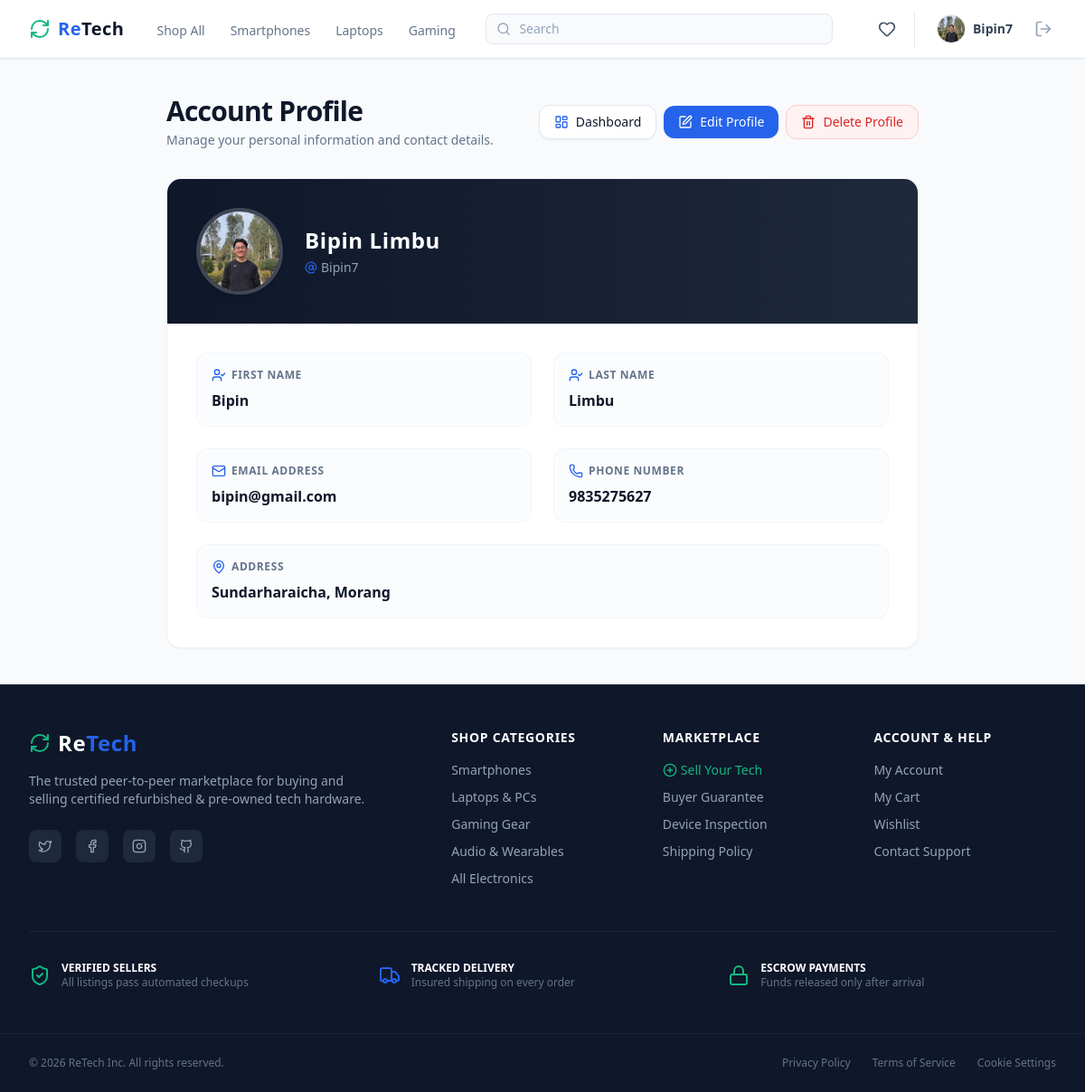
/profile/ (signed in), run on the app's committed database.
### rt_app/models.py (models this page shows, shortened)
class User(AbstractUser):
    phone = models.CharField(max_length=20, blank=True)
    address = models.TextField(blank=True)
    profile_picture = models.ImageField(upload_to='images/users/', blank=True, null=True)

### rt_app/views/profile_view.py (the view)
# urls.py: path('profile/', profile_view, name='profile'),
@login_required
def profile_view(request):
    return render(request, 'main/profile_page.html')

### rt_app/templates/main/profile_page.html (shortened to what this page needs)
<html>
<head>
    {% load static %}
    <link href="{% static 'css/styles.css' %}" rel="stylesheet" />
</head>
<body class="bg-[#F8FAFC] text-[#0F172A] antialiased min-h-screen flex flex-col justify-between">
    {% include 'components/_navbar.html' %}
    <main class="max-w-4xl mx-auto w-full px-4 sm:px-6 lg:px-8 py-10 flex-1 space-y-8">
        <div class="flex flex-col sm:flex-row sm:items-center justify-between gap-4">
            <div>
                <h1 class="text-3xl font-extrabold text-[#0F172A] tracking-tight">Account Profile</h1>
                <p class="text-sm text-[#64748B] mt-1">Manage your personal information and contact details.</p>
            </div>
            <div class="flex flex-wrap items-center gap-2">
                <a href="/dashboard/" class="inline-flex items-center gap-2 px-4 py-2 bg-white hover:bg-slate-50 text-[#0F172A] font-medium text-sm rounded-xl border border-slate-200 shadow-sm transition-colors">
                    <i data-lucide="layout-dashboard" class="w-4 h-4 text-[#2563EB]"></i> Dashboard
                </a>
                <a href="/profile/edit/" class="inline-flex items-center gap-2 px-4 py-2 bg-[#2563EB] hover:bg-blue-700 text-white font-medium text-sm rounded-xl shadow-sm transition-colors">
                    <i data-lucide="square-pen" class="w-4 h-4"></i> Edit Profile
                </a>
                {% if not user.is_staff %}
                    <a href="/profile/delete/{{ user.id }}/" class="inline-flex items-center gap-2 px-4 py-2 bg-red-50 hover:bg-red-100 text-red-600 font-medium text-sm rounded-xl border border-red-200 transition-colors">
                        <i data-lucide="trash-2" class="w-4 h-4"></i> Delete Profile
                    </a>
                {% endif %}
            </div>
        </div>
        <div class="bg-white rounded-2xl border border-slate-100 shadow-sm overflow-hidden">
            <div class="p-6 sm:p-8 bg-gradient-to-r from-slate-900 to-slate-800 text-white flex flex-col sm:flex-row items-center gap-6">
                <div class="relative shrink-0">
                    {% if user.profile_picture %}
                        <img src="{{ user.profile_picture.url }}" alt="{{ user.username }}" class="w-24 h-24 rounded-full object-cover border-4 border-white/20 shadow-md">
                    {% else %}
                        <div class="w-24 h-24 rounded-full bg-slate-700 border-4 border-white/20 flex items-center justify-center text-slate-300 shadow-md">
                            <i data-lucide="user" class="w-12 h-12"></i>
                        </div>
                    {% endif %}
                </div>
                <div class="text-center sm:text-left space-y-1 flex-1">
                    <h2 class="text-2xl font-bold tracking-wide">
                        {% if user.first_name or user.last_name %}
                            {{ user.first_name }} {{ user.last_name }}
                        {% else %}
                            {% if user.is_staff %}
                                Administrator
                            {% else %}
                                Anonymous User
                            {% endif %}
                        {% endif %}
                    </h2>
                    <p class="text-slate-400 text-sm flex items-center justify-center sm:justify-start gap-1">
                        <i data-lucide="at-sign" class="w-3.5 h-3.5 text-[#2563EB]"></i> {{ user.username }}
                    </p>
                </div>
            </div>
            <div class="p-6 sm:p-8 grid grid-cols-1 md:grid-cols-2 gap-6">
                <div class="space-y-1 p-4 rounded-xl bg-slate-50/50 border border-slate-100">
                    <p class="text-xs font-bold text-[#64748B] uppercase tracking-wider flex items-center gap-1.5">
                        <i data-lucide="user-check" class="w-4 h-4 text-[#2563EB]"></i> First Name
                    </p>
                    <p class="text-base font-semibold text-[#0F172A] pt-1">
                        {{ user.first_name|default:"Not provided" }}
                    </p>
                </div>
                <div class="space-y-1 p-4 rounded-xl bg-slate-50/50 border border-slate-100">
                    <p class="text-xs font-bold text-[#64748B] uppercase tracking-wider flex items-center gap-1.5">
                        <i data-lucide="user-check" class="w-4 h-4 text-[#2563EB]"></i> Last Name
                    </p>
                    <p class="text-base font-semibold text-[#0F172A] pt-1">
                        {{ user.last_name|default:"Not provided" }}
                    </p>
                </div>
                <div class="space-y-1 p-4 rounded-xl bg-slate-50/50 border border-slate-100">
                    <p class="text-xs font-bold text-[#64748B] uppercase tracking-wider flex items-center gap-1.5">
                        <i data-lucide="mail" class="w-4 h-4 text-[#2563EB]"></i> Email Address
                    </p>
                    <p class="text-base font-semibold text-[#0F172A] pt-1">
                        {{ user.email|default:"Not provided" }}
                    </p>
                </div>
                <div class="space-y-1 p-4 rounded-xl bg-slate-50/50 border border-slate-100">
                    <p class="text-xs font-bold text-[#64748B] uppercase tracking-wider flex items-center gap-1.5">
                        <i data-lucide="phone" class="w-4 h-4 text-[#2563EB]"></i> Phone Number
                    </p>
                    <p class="text-base font-semibold text-[#0F172A] pt-1">
                        {{ user.phone|default:"Not provided" }}
                    </p>
                </div>
                <div class="md:col-span-2 space-y-1 p-4 rounded-xl bg-slate-50/50 border border-slate-100">
                    <p class="text-xs font-bold text-[#64748B] uppercase tracking-wider flex items-center gap-1.5">
                        <i data-lucide="map-pin" class="w-4 h-4 text-[#2563EB]"></i> Address
                    </p>
                    <p class="text-base font-semibold text-[#0F172A] pt-1">
                        {{ user.address|default:"No address added yet." }}
                    </p>
                </div>
            </div>
        </div>
    </main>
    {% include 'components/_footer.html' %}
</body>
</html>

### rt_app/templates/components/_navbar.html (shortened to what this page needs)
{% load static %}
<nav class="bg-white border-b border-slate-200 sticky top-0 z-50 shadow-sm">
    <div class="max-w-7xl mx-auto px-4 sm:px-6 lg:px-8">
        <div class="flex justify-between h-16 items-center">
            <div class="flex items-center space-x-6">
                <a href="/" class="flex-shrink-0 flex items-center mr-2">
                    <i data-lucide="refresh-cw" class="text-[#10B981] mr-2 h-6 w-6"></i>
                    <span class="text-xl font-bold tracking-wide text-[#2563EB]">Re<span class="text-[#0F172A]">Tech</span></span>
                </a>
                <div class="hidden lg:flex space-x-5 font-medium">
                    <a href="/products/" class="{% if request.path == '/products/' and not request.GET.category %}text-[#2563EB] border-b-2 border-[#2563EB]{% else %}text-slate-500 hover:text-[#2563EB]{% endif %} px-1 pt-1 text-sm transition">Shop All</a>
                    <a href="/products/?category=smartphones" class="{% if request.GET.category == 'smartphones' %}text-[#2563EB] border-b-2 border-[#2563EB]{% else %}text-slate-500 hover:text-[#2563EB]{% endif %} px-1 pt-1 text-sm transition">Smartphones</a>
                    <a href="/products/?category=laptops" class="{% if request.GET.category == 'laptops' %}text-[#2563EB] border-b-2 border-[#2563EB]{% else %}text-slate-500 hover:text-[#2563EB]{% endif %} px-1 pt-1 text-sm transition">Laptops</a>
                    <a href="/products/?category=gaming" class="{% if request.GET.category == 'gaming' %}text-[#2563EB] border-b-2 border-[#2563EB]{% else %}text-slate-500 hover:text-[#2563EB]{% endif %} px-1 pt-1 text-sm transition">Gaming</a>
                </div>
            </div>
            <div class="hidden md:block flex-1 max-w-sm mx-4">
                <form action="/products/" method="GET" class="relative m-0">
                    <div class="absolute inset-y-0 left-0 pl-3 flex items-center pointer-events-none">
                    </div>
                    <input type="text" name="q" value="{{ request.GET.q|default:'' }}" placeholder="Search" class="block w-full pl-9 pr-3 py-1.5 border border-slate-200 rounded-lg bg-slate-50 text-sm placeholder-slate-400 focus:outline-none focus:border-[#2563EB] focus:bg-white text-slate-800 transition">
                </form>
            </div>
            <div class="flex items-center space-x-4">
                {% if user.is_authenticated %}
                    <a href="/wishlist/" class="text-slate-600 hover:text-[#2563EB] transition relative p-1">
                        <i data-lucide="heart" class="h-5 w-5"></i>
                    </a>
                    <div class="flex items-center space-x-3 border-l border-slate-200 pl-4">
                        <a href="/profile/" class="flex items-center space-x-2 py-1 px-2 rounded-full hover:bg-slate-100 transition group">
                            <div class="h-8 w-8 rounded-full overflow-hidden border border-slate-200 bg-slate-50 flex-shrink-0">
                                {% if user.profile_picture %}
                                    <img src="{{ user.profile_picture.url }}" alt="{{ user.username }}" class="h-full w-full object-cover">
                                {% else %}
                                    <div class="h-full w-full flex items-center justify-center text-[#2563EB] font-bold text-xs bg-blue-50">
                                        {{ user.username|slice:":1"|upper }}
                                    </div>
                                {% endif %}
                            </div>
                            <span class="text-sm font-semibold text-slate-700 group-hover:text-[#2563EB] transition">
                                {{ user.username }}
                            </span>
                        </a>
                        <a href="/logout/" class="text-slate-400 hover:text-red-600 transition p-1" title="Logout">
                            <i data-lucide="log-out" class="h-5 w-5"></i>
                        </a>
                    </div>
                {% endif %}
            </div>
        </div>
    </div>
</nav>

### data on the page
User: profile_picture (picture), username "Bipin7", first_name "Bipin", last_name "Limbu", email "bipin@gmail.com", phone "9835275627", address "Sundarharaicha, Morang"
